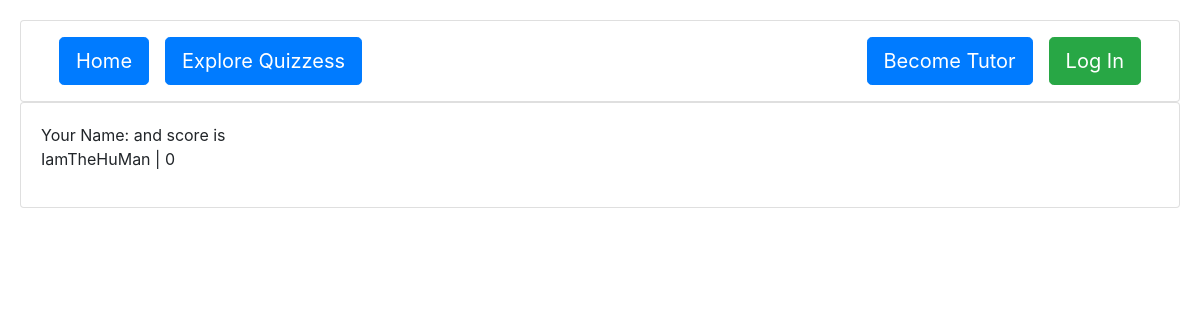
/learn/2/leaderboard/, run on an earlier commit of the app's database.
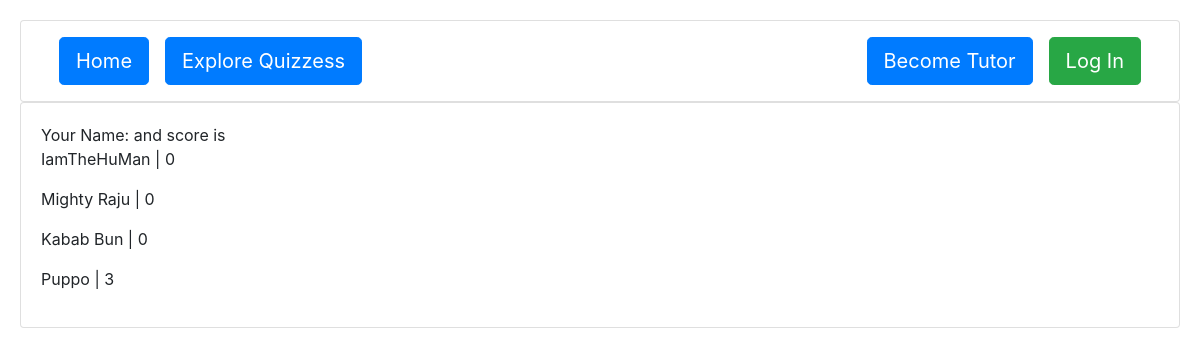
And on a later commit of the database.
### learn/models.py (models this page shows)
class Student(models.Model):
    name = models.CharField(max_length=100)
    score = models.IntegerField()
    attempted_sheet = models.ForeignKey(QuestionSheet, on_delete=models.CASCADE, related_name="attempted_sheet")
    def __str__(self):
        def truncate(string, max_length):
            if len(string) > max_length:
                return string[:max_length]
            return string
        return f"{truncate(self.name, 25)} | {self.score}"

### learn/views.py (the view)
# urls.py: path('<int:question_sheet_id>/leaderboard/', views.leaderboard_by_id, name="leaderboard_by_id"),
def leaderboard_by_id(request, question_sheet_id):
    raw_question_sheet = QuestionSheet.objects.filter(id=question_sheet_id)
    if not raw_question_sheet:
        return render(request, 'question_sheet.html', {"found": 0})
    question_sheet = raw_question_sheet[0]
    students = Student.objects.filter(attempted_sheet=question_sheet.id)
    pprint(students)
    pprint(question_sheet.all_students())
    return render(request, 'leaderboard.html', {"students": students})

### learn/models.py (called while the page is built)
    def all_students(self):
        return self.attempted_sheet.all()

### learn/templates/leaderboard.html (shortened to what this page needs)
{% extends "layout.html" %}
{% block body %}
{% if found == 0 %}
    {% comment %} <div class="container mt-5">
        <div class="card">
            <div class="card-body">
                <h1 class="card-title text-center display-1 text-danger">404</h1>
                <h2 class="card-title text-center display-3">Oops!</h2>
                <h3 class=" text-center display-5 mt-5">Question Sheet is not found!</h3>
            </div>
        </div>
    </div> {% endcomment %}
{% else %}
    <div class="card">
        <div class="card-body">
            Your Name: {{ student.name }} and score is {{ student.score }}
            {% for student in students %}
            <p>
                {{ student.name }} | {{ student.score }}
            </p>
            {% endfor %}
        </div>
    </div>
{% endif %}
{% endblock %}

### templates/layout.html (shortened to what this page needs)
{% load static %}
<!DOCTYPE html>
<html lang="en">
<head>
    <link href="https://cdn.jsdelivr.net/npm/bootstrap@5.3.3/dist/css/bootstrap.min.css" rel="stylesheet">
    <link rel="stylesheet" href="https://cdnjs.cloudflare.com/ajax/libs/normalize/8.0.1/normalize.min.css" />
    <link rel="stylesheet" href="https://maxcdn.bootstrapcdn.com/bootstrap/4.0.0/css/bootstrap.min.css">
</head>
<body>
    {% block nav %}
    <div class="card">
            <nav>
                <div class="nav-left">
                    <a href="{% url 'home' %}" class="btn btn-primary btn-lg mx-2">Home</a>
                    <a href="{% url 'explore-quizzes' %}" class="btn btn-primary btn-lg mx-2">Explore Quizzess</a>
                </div>
                <div class="nav-right">
                    {% if user.is_authenticated %}
                    <a href="{% url 'tutor' %}" class="btn btn-success btn-lg mx-2">{{ user.username|truncatechars:20 }}</a>
                    {% else %}
                    <a href="{% url 'register' %}" class="btn btn-primary btn-lg mx-2">Become Tutor</a>
                    {% endif %}
                    {% if user.is_authenticated %}
                    <a href="{% url 'confirm-logout' %}" class="btn btn-danger btn-lg mx-2">Log Out</a>
                    {% else %}
                    <a href="{% url 'login'%}" class="btn btn-success btn-lg mx-2">Log In</a>
                    {% endif %}
                </div>
            </nav>
</div>
{% endblock %}
{% block body %}{% endblock %}
</body>
</html>

What changed in the data, as far as the page shows it:
added Student: name "Mighty Raju", score "0"
added Student: name "Kabab Bun", score "0"
added Student: name "Puppo", score "3"
